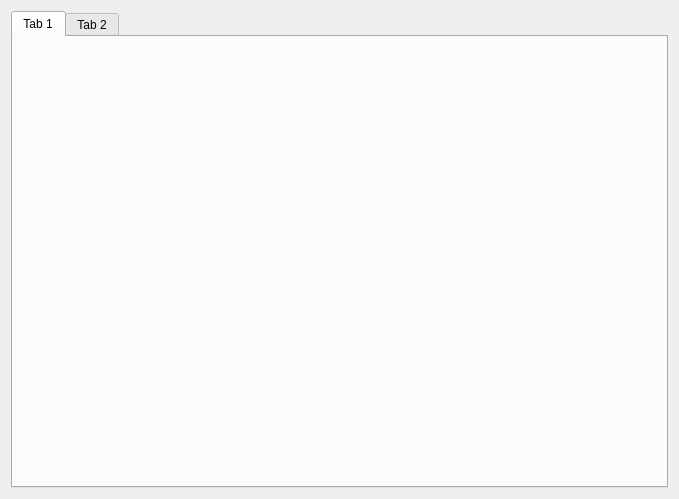
<?xml version="1.0" encoding="UTF-8"?>
<ui version="4.0">
 <class>UAVFlyManage_MavlinkVehicleDialog</class>
 <widget class="QWidget" name="UAVFlyManage_MavlinkVehicleDialog">
  <property name="geometry">
   <rect>
    <x>0</x>
    <y>0</y>
    <width>679</width>
    <height>499</height>
   </rect>
  </property>
  <property name="windowTitle">
   <string>Form</string>
  </property>
  <layout class="QVBoxLayout" name="verticalLayout">
   <item>
    <widget class="QTabWidget" name="tabWidget_UAVFlyManage_MavlinkVehicleDialog">
     <widget class="QWidget" name="tab">
      <attribute name="title">
       <string>Tab 1</string>
      </attribute>
     </widget>
     <widget class="QWidget" name="tab_2">
      <attribute name="title">
       <string>Tab 2</string>
      </attribute>
     </widget>
    </widget>
   </item>
  </layout>
 </widget>
 <resources/>
 <connections/>
</ui>
